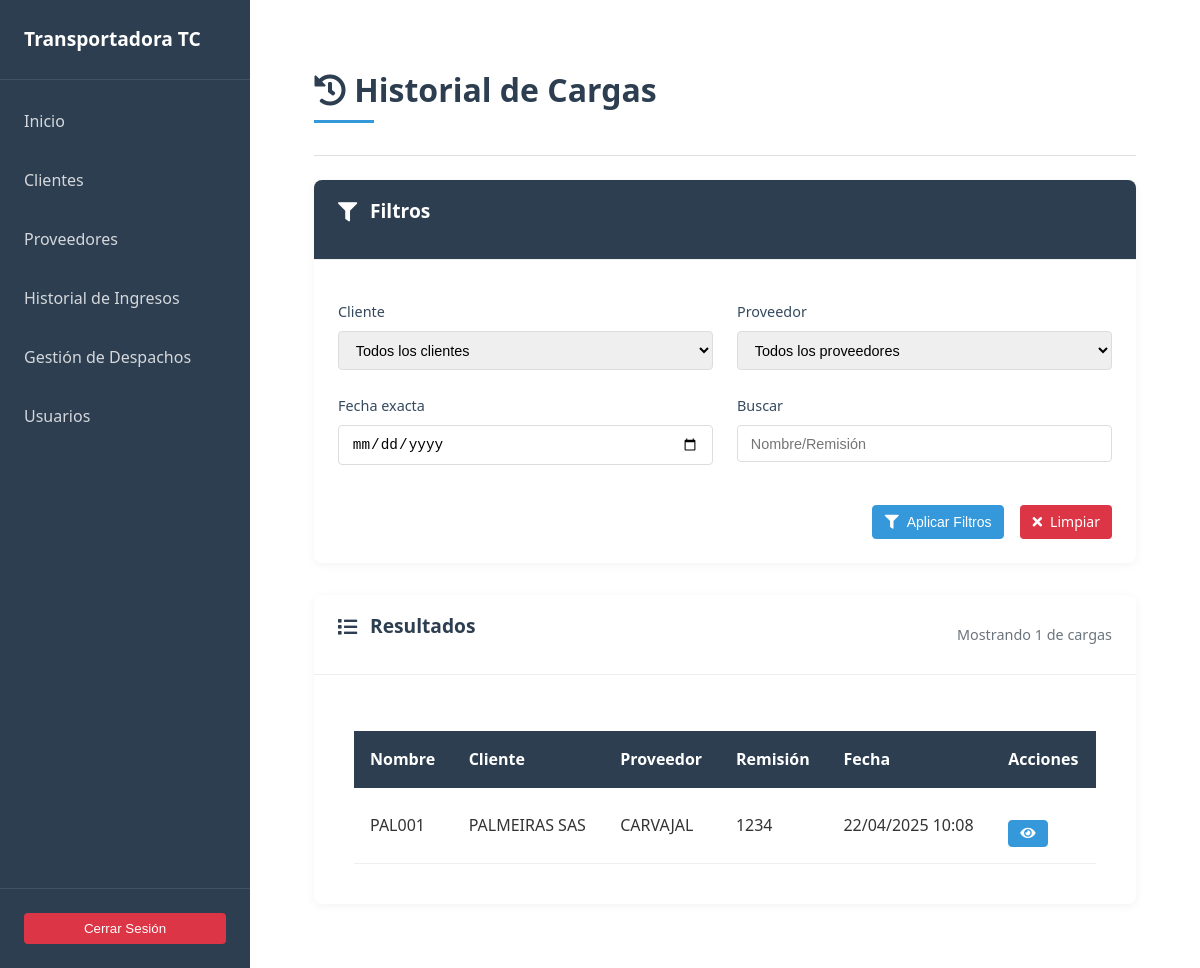
The app's page /cargas/historial/ (signed in) with its own data.
### cargas/models.py (models this page shows, shortened)
class Carga(models.Model):
    nombre = models.CharField(max_length=20, unique=True)
    cliente = models.ForeignKey(Cliente, on_delete=models.CASCADE, related_name='cargas')
    proveedor = models.ForeignKey(Proveedor, on_delete=models.CASCADE, related_name='cargas')
    fecha = models.DateTimeField(auto_now_add=True)
    remision = models.CharField(unique=True, max_length=20)
    observaciones = models.TextField(blank=True, null=True)
    archivo_factura = models.FileField(upload_to='facturas/', blank=True, null=True)

### clientes/models.py (models this page shows, shortened)
class Cliente(models.Model):
    nit = models.CharField(max_length=255, default="", unique=True, blank=False)
    nombre = models.CharField(max_length=255, blank=False)
    email = models.EmailField()
    telefono = models.CharField(max_length=15)
    ciudad = models.CharField(max_length=255)
    direccion = models.CharField(max_length=255)
    proveedores = models.ManyToManyField(Proveedor, related_name="clientes", blank=True)
    fecha_creacion = models.DateTimeField(auto_now_add=True)

### proveedores/models.py (models this page shows, shortened)
class Proveedor(models.Model):
    nit = models.CharField(default='',max_length=255, unique=True, blank=True, null=True)
    nombre = models.CharField(max_length=255)
    contacto = models.CharField(default='',max_length=255, null=True,blank=True)
    fecha_creacion = models.DateTimeField(auto_now_add=True)

### cargas/views.py (the view)
# urls.py: path('historial/', views.historial_cargas, name='historial_cargas'),
@login_required
def historial_cargas(request):
    cargas = Carga.objects.select_related('cliente', 'proveedor').order_by('-fecha')
    cliente_id = request.GET.get('cliente')
    proveedor_id = request.GET.get('proveedor')
    fecha = request.GET.get('fecha')
    busqueda = request.GET.get('q')
    if cliente_id:
        cargas = cargas.filter(cliente_id=cliente_id)
    if proveedor_id:
        cargas = cargas.filter(proveedor_id=proveedor_id)
    if fecha:
        try:
            fecha_date = datetime.strptime(fecha, '%Y-%m-%d').date()
            cargas = cargas.filter(fecha__date=fecha_date)
        except ValueError:
            pass
    if busqueda:
        cargas = cargas.filter(
            Q(nombre__icontains=busqueda) |
            Q(remision__icontains=busqueda) |
            Q(observaciones__icontains=busqueda)
        )
    context = {
        'cargas': cargas,
        'clientes': Cliente.objects.all().order_by('nombre'),
        'proveedores': Proveedor.objects.all().order_by('nombre'),
        'query_params': request.GET.urlencode().replace('page=', '')  # Para paginación
    }
    return render(request, 'cargas/historial_cargas.html', context)

### cargas/templates/cargas/historial_cargas.html (shortened to what this page needs)
{% extends 'base.html' %}
{% load static %}
{% block content %}
<main class="main-content">
    <header class="content__header content__header--flex">
        <h1 class="content__title">
            <i class="fas fa-history"></i> Historial de Cargas
        </h1>
    </header>
    <hr class="divider">
    <section class="content__body">
        <div class="filters-card">
            <div class="card__header">
                <h3 class="card__title">
                    <i class="fas fa-filter"></i> Filtros
                </h3>
            </div>
            <div class="card__body">
                <form method="get" class="filter-form">
                    <div class="filter-grid">
                        <div class="filter-group">
                            <label for="cliente" class="filter-label">Cliente</label>
                            <select id="cliente" name="cliente" class="filter-select">
                                <option value="">Todos los clientes</option>
                            </select>
                        </div>
                        <div class="filter-group">
                            <label for="proveedor" class="filter-label">Proveedor</label>
                            <select id="proveedor" name="proveedor" class="filter-select">
                                <option value="">Todos los proveedores</option>
                            </select>
                        </div>
                        <div class="filter-group">
                            <label for="fecha" class="filter-label">Fecha exacta</label>
                            <input type="date" id="fecha" name="fecha" class="filter-input"
                                   value="{{ request.GET.fecha }}">
                        </div>
                        <div class="filter-group">
                            <label for="q" class="filter-label">Buscar</label>
                            <input type="text" id="q" name="q" class="filter-input"
                                   placeholder="Nombre/Remisión" value="{{ request.GET.q }}">
                        </div>
                    </div>
                    <div class="filter-actions">
                        <button type="submit" class="btn btn--primary btn--icon">
                            <i class="fas fa-filter"></i> Aplicar Filtros
                        </button>
                        <a href="{% url 'historial_cargas' %}" class="btn btn--danger btn--icon">
                            <i class="fas fa-times"></i> Limpiar
                        </a>
                    </div>
                </form>
            </div>
        </div>
        <div class="results-card">
            <div class="card__header">
                <h3 class="card__title">
                    <i class="fas fa-list"></i> Resultados
                </h3>
                <span class="card__subtitle">
                    Mostrando {{ cargas|length }} de {{ total_cargas }} cargas
                </span>
            </div>
            <div class="card__body">
                <div class="table-container">
                    <table class="data-table">
                        <thead>
                            <tr>
                                <th>Nombre</th>
                                <th>Cliente</th>
                                <th>Proveedor</th>
                                <th>Remisión</th>
                                <th>Fecha</th>
                                <th>Acciones</th>
                            </tr>
                        </thead>
                        <tbody>
                            {% for carga in cargas %}
                            <tr>
                                <td data-label="Nombre">{{ carga.nombre }}</td>
                                <td data-label="Cliente">{{ carga.cliente.nombre }}</td>
                                <td data-label="Proveedor">{{ carga.proveedor.nombre }}</td>
                                <td data-label="Remisión">{{ carga.remision }}</td>
                                <td data-label="Fecha">{{ carga.fecha|date:"d/m/Y H:i" }}</td>
                                <td data-label="Acciones" class="actions-cell">
                                    <div class="actions-group">
                                        <a href="{% url 'detalle_carga' carga.id %}" class="btn btn--primary btn--sm btn--icon" title="Ver detalle" data-toggle="tooltip">
                                            <i class="fas fa-eye"></i>
                                        </a>
                                    </div>
                                </td>
                            </tr>
                            {% endfor %}
                        </tbody>
                    </table>
                </div>
            </div>
        </div>
    </section>
</main>
{% endblock %}

### static/css/styles.css (style rules this page uses)
:root { --primary-color: #2c3e50; --secondary-color: #34495e; --accent-color: #3498db; --success-color: #28a745; --error-color: #dc3545; --warning-color: #ffc107; --info-color: #17a2b8; --text-color: #333; --light-color: #f8f9fa; --dark-color: #343a40; --sidebar-width: 250px; --transition-speed: 0.3s; }
* { margin: 0; padding: 0; box-sizing: border-box; }
body { font-family: 'Segoe UI', Tahoma, Geneva, Verdana, sans-serif; line-height: 1.6; color: var(--text-color); background-color: #f5f5f5; }
.main-content { padding: 2rem; max-width: 1400px; margin: 0 auto; }
.content__header { margin-bottom: 1.5rem; }
.content__title { font-size: 2rem; color: var(--primary-color); margin-bottom: 0.5rem; }
.divider { border: 0; height: 1px; background-color: #e0e0e0; margin: 1.5rem 0; }
.card__body { padding: 1.5rem; }
.card__title { font-size: 1.1rem; margin-bottom: 1rem; color: var(--secondary-color); display: flex; align-items: center; gap: 0.5rem; }
.btn { display: inline-flex; align-items: center; justify-content: center; padding: 0.375rem 0.75rem; border-radius: 4px; font-size: 0.875rem; font-weight: 500; cursor: pointer; transition: all 0.3s; text-decoration: none; gap: 0.3rem; }
.btn--primary { background-color: var(--accent-color); color: white; border: 1px solid var(--accent-color); }
.content__header--flex { display: flex; justify-content: space-between; align-items: center; flex-wrap: wrap; gap: 1rem; }
.card__title { font-size: 1.3rem; margin-bottom: 1rem; color: var(--primary-color); transition: color 0.3s; }
.btn--danger { background-color: var(--error-color); border-color: var(--error-color); color: white; }
.btn--icon { display: inline-flex; align-items: center; gap: 0.5rem; margin-top: 1rem; }
.btn--sm { padding: 0.35rem 0.7rem; font-size: 0.85rem; }
.filter-group { display: flex; flex-direction: column; gap: 0.5rem; }
.filter-label { font-size: 0.9rem; font-weight: 500; color: var(--secondary-color); }
.filter-select, .filter-input { padding: 0.6rem 0.8rem; border: 1px solid #ddd; border-radius: 4px; font-size: 0.9rem; transition: border-color 0.3s; }
.card__header { display: flex; justify-content: space-between; align-items: flex-start; margin-bottom: 1rem; padding-bottom: 0.8rem; border-bottom: 1px solid #f0f0f0; }
.content__title { position: relative; padding-bottom: 0.5rem; }
.content__title::after { content: ''; position: absolute; bottom: 0; left: 0; width: 60px; height: 3px; background-color: var(--accent-color); }
.filters-card { background: white; border-radius: 8px; box-shadow: 0 2px 10px rgba(0, 0, 0, 0.05); margin-bottom: 2rem; overflow: hidden; }
.filters-card .card__header { padding: 1rem 1.5rem; background-color: var(--primary-color); color: white; }
.filters-card .card__title { color: white; font-size: 1.2rem; display: flex; align-items: center; gap: 0.8rem; }
.filter-grid { display: grid; grid-template-columns: repeat(auto-fill, minmax(250px, 1fr)); gap: 1.5rem; margin-bottom: 1.5rem; }
.filter-actions { display: flex; gap: 1rem; justify-content: flex-end; }
.results-card { background: white; border-radius: 8px; box-shadow: 0 2px 10px rgba(0, 0, 0, 0.05); overflow: hidden; }
.results-card .card__header { padding: 1rem 1.5rem; border-bottom: 1px solid #eee; display: flex; justify-content: space-between; align-items: center; flex-wrap: wrap; gap: 1rem; }
.results-card .card__title { font-size: 1.2rem; color: var(--primary-color); display: flex; align-items: center; gap: 0.8rem; }
.card__subtitle { font-size: 0.9rem; color: #6c757d; }
.table-container { overflow-x: auto; padding: 0 1rem; }
.data-table { width: 100%; border-collapse: collapse; margin: 1rem 0; }
.data-table th { background-color: #f8f9fa; color: var(--secondary-color); font-weight: 600; text-align: left; padding: 1rem; white-space: nowrap; }
.data-table td { padding: 1rem; border-bottom: 1px solid #eee; vertical-align: middle; }
.actions-cell { white-space: nowrap; }
.actions-group { display: flex; gap: 0.5rem; }
.filters-card { margin-bottom: 2rem; }
.filter-grid { display: grid; grid-template-columns: repeat(auto-fill, minmax(250px, 1fr)); gap: 1.5rem; }
.data-table th { background-color: var(--primary-color); color: white; font-weight: 600; padding: 1rem; text-align: left; }

### records on screen
Carga: nombre "PAL001", cliente.nombre "PALMEIRAS SAS", proveedor.nombre "CARVAJAL", remision "1234", fecha "22/04/2025 10:08"

### other values on screen
{{ cargas|length }} "1"
